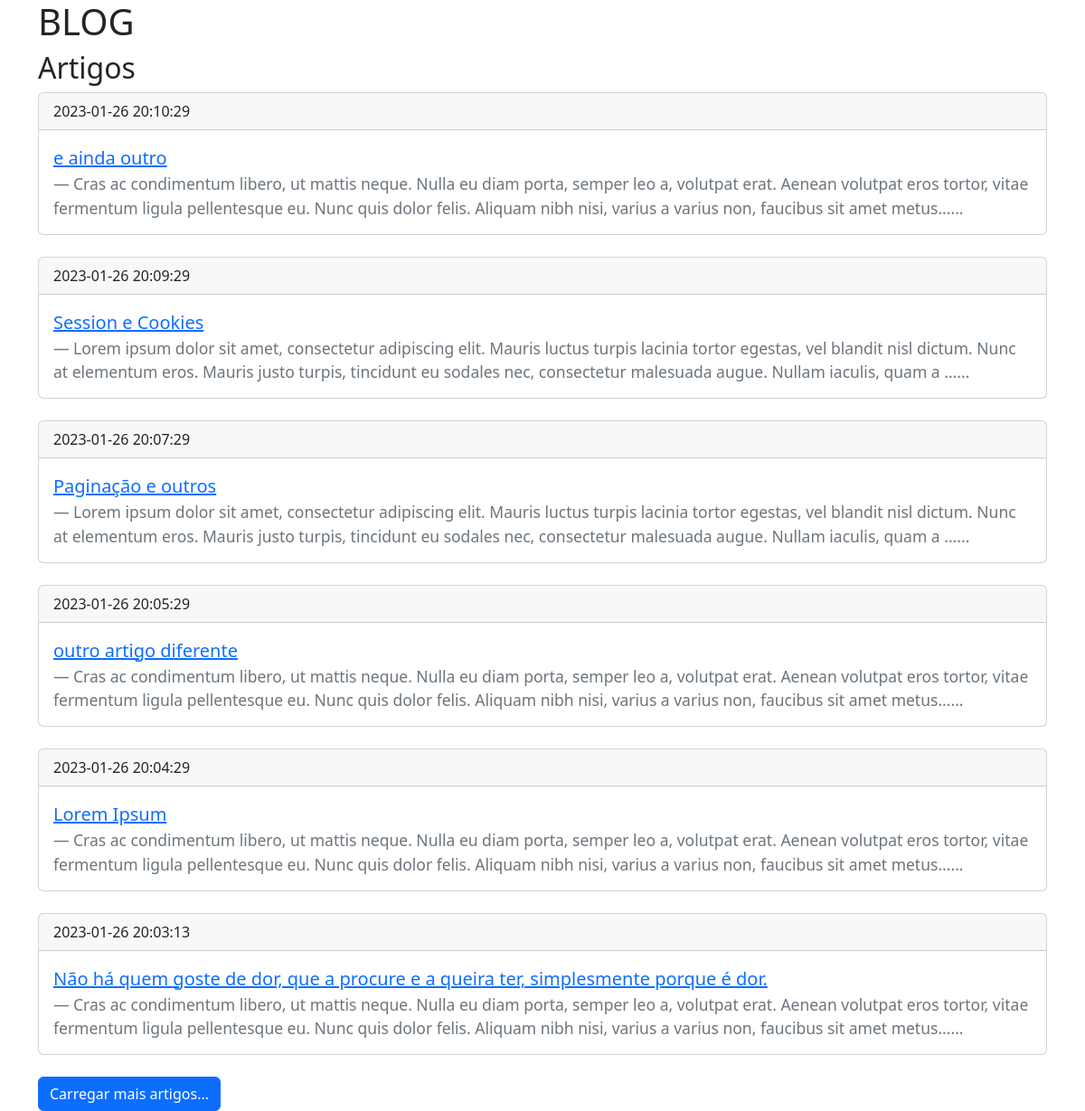
The page /index.php?numArtigos=6 on the database its author committed.
### tables this page shows
CREATE TABLE `artigos` (
  `idArtigo` int NOT NULL,
  `tituloArtigo` varchar(250) NOT NULL,
  `textoArtigo` text NOT NULL,
  `dataArtigo` timestamp NOT NULL DEFAULT CURRENT_TIMESTAMP
);

### index.php (the view, shortened to what this page needs)
<?php
require_once('connection/connection.php');
$qArtigos = "SELECT idArtigo,tituloArtigo,textoArtigo,dataArtigo FROM artigos ORDER BY dataArtigo DESC LIMIT ?";
$stmtArtigos = $conn->prepare($qArtigos);
if (isset($_GET['numArtigos']) && $_GET['numArtigos'] != "") {
    $numArtigos = $_GET['numArtigos'];
} else {
    $numArtigos = INTERVALO;
}
$stmtArtigos->bind_param('i',$numArtigos);
$stmtArtigos->execute();
$stmtArtigos->store_result();
$totalArtigos = $stmtArtigos->num_rows;
?>
<!DOCTYPE html>
<html lang="en">
<head>
    <link href="https://cdn.jsdelivr.net/npm/bootstrap@5.3.0-alpha1/dist/css/bootstrap.min.css" rel="stylesheet">
</head>
<body>
    <div class="container">
        <h1>BLOG</h1>
        <h2>Artigos</h2>
        <?php
            $stmtArtigos->bind_result($idArtigo,$tituloArtigo,$textoArtigo,$dataArtigo);
            while ($stmtArtigos->fetch()) {
        ?>
            <div class="card">
                <div class="card-header">
                    <?= $dataArtigo ?>
                </div>
                <div class="card-body">
                    <blockquote class="blockquote mb-0">
                        <p><a href="artigos.php?idArtigo=<?= $idArtigo ?>"><?= $tituloArtigo ?></a></p>
                        <footer class="blockquote-footer"><?= substr($textoArtigo,0,250) ?>......</footer>
                    </blockquote>
                </div>
            </div>
            <br>
        <?php } ?>
        <?php
            if ($numArtigos <= $totalArtigos) {
        ?>
        <a href="index.php?numArtigos=<?= $numArtigos+INTERVALO ?>" class="btn btn-primary">Carregar mais artigos...</a>
        <?php } else { echo "<h3>Chegou ao final dos artigos!</h3>"; }?>
    </div>
</body>
</html>

### rows shown on the page
artigos: dataArtigo "2023-01-26 20:10:29", tituloArtigo "e ainda outro", textoArtigo "Cras ac condimentum libero, ut mattis neque. Nulla eu diam porta, semper leo a, volutpat erat. Aenean volutpat eros tortor, vitae fermentum ligula pellentesque eu. Nunc quis dolor felis. Aliquam nibh nisi, varius a varius non, faucibus sit amet metus"
artigos: dataArtigo "2023-01-26 20:09:29", tituloArtigo "Session e Cookies", textoArtigo "Lorem ipsum dolor sit amet, consectetur adipiscing elit. Mauris luctus turpis lacinia tortor egestas, vel blandit nisl dictum. Nunc at elementum eros. Mauris justo turpis, tincidunt eu sodales nec, consectetur malesuada augue. Nullam iaculis, quam a"
artigos: dataArtigo "2023-01-26 20:07:29", tituloArtigo "Paginação e outros", textoArtigo "Lorem ipsum dolor sit amet, consectetur adipiscing elit. Mauris luctus turpis lacinia tortor egestas, vel blandit nisl dictum. Nunc at elementum eros. Mauris justo turpis, tincidunt eu sodales nec, consectetur malesuada augue. Nullam iaculis, quam a"
artigos: dataArtigo "2023-01-26 20:05:29", tituloArtigo "outro artigo diferente", textoArtigo "Cras ac condimentum libero, ut mattis neque. Nulla eu diam porta, semper leo a, volutpat erat. Aenean volutpat eros tortor, vitae fermentum ligula pellentesque eu. Nunc quis dolor felis. Aliquam nibh nisi, varius a varius non, faucibus sit amet metus"
artigos: dataArtigo "2023-01-26 20:04:29", tituloArtigo "Lorem Ipsum", textoArtigo "Cras ac condimentum libero, ut mattis neque. Nulla eu diam porta, semper leo a, volutpat erat. Aenean volutpat eros tortor, vitae fermentum ligula pellentesque eu. Nunc quis dolor felis. Aliquam nibh nisi, varius a varius non, faucibus sit amet metus"
artigos: dataArtigo "2023-01-26 20:03:13", tituloArtigo "Não há quem goste de dor, que a procure e a queira ter, simplesmente porque é dor.", textoArtigo "Cras ac condimentum libero, ut mattis neque. Nulla eu diam porta, semper leo a, volutpat erat. Aenean volutpat eros tortor, vitae fermentum ligula pellentesque eu. Nunc quis dolor felis. Aliquam nibh nisi, varius a varius non, faucibus sit amet metus"
